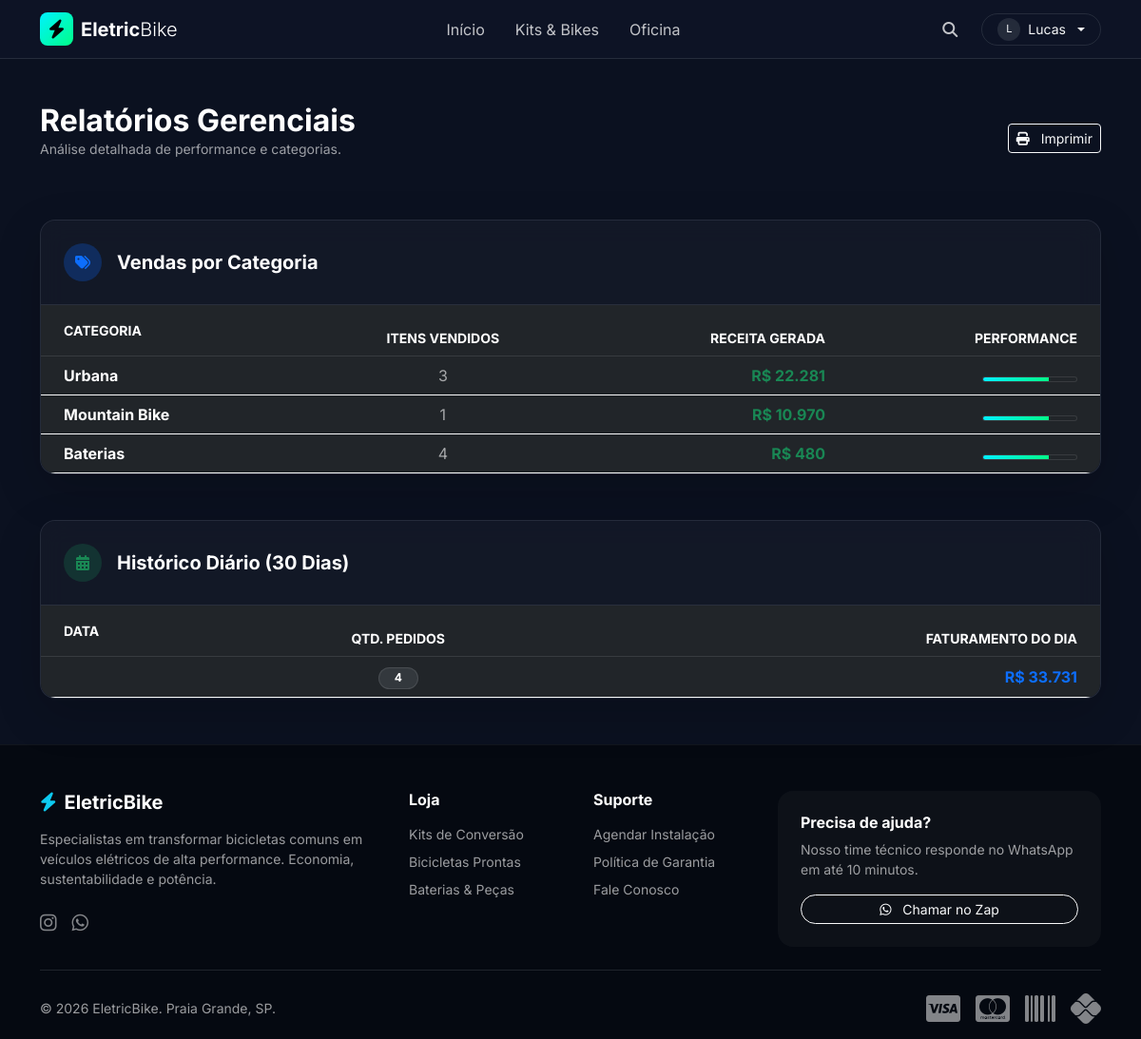
The app's page /reports/ (signed in) with its own data.
### apps/Accounts/models.py (models this page shows, shortened)
class User(AbstractUser, TimeStampedModel):
    username = None
    email = models.EmailField('Email', unique=True)
    is_client = models.BooleanField("É Cliente?", default=False)
    is_staff_member = models.BooleanField("É da Equipe?", default=False)
    USERNAME_FIELD = 'email'
    REQUIRED_FIELDS = []
    objects = CustomUserManager()

### apps/Assets/models.py (models this page shows, shortened)
class Category(TimeStampedModel):
    name = models.CharField(max_length=50)
    slug = models.SlugField(unique=True, blank=True, help_text="Usado na URL (ex: /pecas/eletrica)")
    parent = models.ForeignKey('self', on_delete=models.SET_NULL, null=True, blank=True, related_name='subcategories')
    icon_class = models.CharField(max_length=50, blank=True, help_text="Classe do ícone (ex: fas fa-bolt)")
    is_service = models.BooleanField(default=False, help_text="Categoria exclusiva para mão de obra?")
    class Meta:
        verbose_name = "Categoria"
        verbose_name_plural = "Categorias"

### apps/Staff/views.py (the view)
# urls.py: path("reports/", views.AdminReportsView.as_view(), name="admin_reports"),
class AdminReportsView(StaffRequiredMixin, TemplateView):
    template_name = 'admin/reports.html'
    def get_context_data(self, **kwargs):
        context = super().get_context_data(**kwargs)
        context['sales_by_category'] = (
            OrderItem.objects
            .filter(order__status='APPROVED')
            .values('product__category__name')
            .annotate(
                qty_sold=Sum('quantity'),
                revenue=Sum(F('quantity') * F('unit_price'))
            )
            .order_by('-revenue')
        )
        thirty_days_ago = timezone.now() - datetime.timedelta(days=30)
        context['daily_sales'] = (
            Order.objects.filter(created_at__gte=thirty_days_ago, status='APPROVED')
            .extra(select={'day': 'date(created_at)'})
            .values('day')
            .annotate(total=Sum('total_amount'), count=Count('id'))
            .order_by('-day')
        )
        return context

### apps/Staff/mixins.py (called while the page is built)
    def dispatch(self, request, *args, **kwargs):
        if not request.user.is_authenticated:
            return self.handle_no_permission()
        if not request.user.is_staff:
            return redirect('home')
        return super().dispatch(request, *args, **kwargs)

### apps/Staff/models.py (called while the page is built)
    @classmethod
    def get_solo(cls):
        obj, created = cls.objects.get_or_create(pk=1)
        return obj

### Templates/admin/reports.html (shortened to what this page needs)
{% extends 'base.html' %}
{% load humanize %}
{% block content %}
<div class="container py-5">
    <div class="d-flex justify-content-between align-items-center mb-5">
        <div>
            <h2 class="fw-bold text-white mb-0">Relatórios Gerenciais</h2>
            <p class="text-muted small">Análise detalhada de performance e categorias.</p>
        </div>
        <button onclick="window.print()" class="btn btn-outline-light btn-sm border-opacity-25 hover-text-white">
            <i class="fas fa-print me-2"></i> Imprimir
        </button>
    </div>
    <div class="bg-glass rounded-4 overflow-hidden border border-light border-opacity-10 mb-5 shadow-lg">
        <div class="p-4 border-bottom border-light border-opacity-10 bg-dark bg-opacity-25 d-flex align-items-center">
            <div class="bg-primary bg-opacity-25 rounded-circle d-flex align-items-center justify-content-center me-3 text-primary" style="width: 40px; height: 40px;">
                <i class="fas fa-tags"></i>
            </div>
            <h5 class="mb-0 text-white fw-bold">Vendas por Categoria</h5>
        </div>
        <div class="table-responsive">
            <table class="table table-dark table-hover mb-0 align-middle" style="background: transparent;">
                <thead>
                    <tr class="text-uppercase text-muted small border-bottom border-light border-opacity-10">
                        <th class="ps-4 py-3">Categoria</th>
                        <th class="text-center">Itens Vendidos</th>
                        <th class="text-end">Receita Gerada</th>
                        <th class="text-end pe-4">Performance</th>
                    </tr>
                </thead>
                <tbody>
                    {% for cat in sales_by_category %}
                    <tr class="border-light border-opacity-5">
                        <td class="ps-4 fw-bold text-white">{{ cat.product__category__name }}</td>
                        <td class="text-center text-muted">{{ cat.qty_sold }}</td>
                        <td class="text-end text-success fw-bold">R$ {{ cat.revenue|intcomma }}</td>
                        <td class="text-end pe-4">
                            <div class="progress bg-dark border border-light border-opacity-10" style="height: 6px; width: 100px; display: inline-flex;">
                                <div class="progress-bar bg-gradient-primary" style="width: 70%"></div>
                            </div>
                        </td>
                    </tr>
                    {% empty %}
                    <tr><td colspan="4" class="text-center py-5 text-muted">Nenhuma venda registada ainda.</td></tr>
                    {% endfor %}
                </tbody>
            </table>
        </div>
    </div>
    <div class="bg-glass rounded-4 overflow-hidden border border-light border-opacity-10 shadow-lg">
        <div class="p-4 border-bottom border-light border-opacity-10 bg-dark bg-opacity-25 d-flex align-items-center">
            <div class="bg-success bg-opacity-25 rounded-circle d-flex align-items-center justify-content-center me-3 text-success" style="width: 40px; height: 40px;">
                <i class="fas fa-calendar-alt"></i>
            </div>
            <h5 class="mb-0 text-white fw-bold">Histórico Diário (30 Dias)</h5>
        </div>
        <div class="table-responsive">
            <table class="table table-dark table-hover mb-0 align-middle" style="background: transparent;">
                <thead>
                    <tr class="text-uppercase text-muted small border-bottom border-light border-opacity-10">
                        <th class="ps-4 py-3">Data</th>
                        <th class="text-center">Qtd. Pedidos</th>
                        <th class="text-end pe-4">Faturamento do Dia</th>
                    </tr>
                </thead>
                <tbody>
                    {% for day in daily_sales %}
                    <tr class="border-light border-opacity-5">
                        <td class="ps-4 text-white">{{ day.day|date:"d/m/Y" }}</td>
                        <td class="text-center">
                            <span class="badge bg-secondary bg-opacity-25 text-white border border-light border-opacity-10 rounded-pill px-3">{{ day.count }}</span>
                        </td>
                        <td class="text-end pe-4 fw-bold text-primary">R$ {{ day.total|intcomma }}</td>
                    </tr>
                    {% empty %}
                    <tr><td colspan="3" class="text-center py-5 text-muted opacity-50">Sem dados recentes.</td></tr>
                    {% endfor %}
                </tbody>
            </table>
        </div>
    </div>
</div>
{% endblock %}

### Templates/navbar.html (shortened to what this page needs)
{% load static %}
<nav class="navbar navbar-expand-lg fixed-top bg-glass transition-all" id="mainNav">
    <div class="container">
        <a class="navbar-brand d-flex align-items-center gap-2" href="{% url 'home' %}">
            <div style="width: 35px; height: 35px; background: linear-gradient(135deg, var(--primary), var(--secondary)); border-radius: 8px; display: flex; align-items: center; justify-content: center; color: black;">
                <i class="fas fa-bolt"></i>
            </div>
            <span class="fw-bold text-white tracking-tight">Eletric<span class="fw-light">Bike</span></span>
        </a>
        <div class="collapse navbar-collapse" id="navbarNav">
            <ul class="navbar-nav mx-auto mb-2 mb-lg-0">
                <li class="nav-item"><a class="nav-link text-white opacity-75 hover-opacity-100 mx-2" href="{% url 'home' %}">Início</a></li>
                <li class="nav-item"><a class="nav-link text-white opacity-75 hover-opacity-100 mx-2" href="{% url 'bike_catalog' %}">Kits & Bikes</a></li>
                <li class="nav-item"><a class="nav-link text-white opacity-75 hover-opacity-100 mx-2" href="{% url 'services' %}">Oficina</a></li>
            </ul>
            <div class="d-flex align-items-center gap-3">
                <a href="{% url 'bike_catalog' %}" class="btn text-white p-2 opacity-75 hover-opacity-100" title="Buscar">
                    <i class="fas fa-search"></i>
                </a>
                {% if user.is_authenticated %}
                    <div class="dropdown">
                        <button class="btn btn-outline-light rounded-pill px-3 py-1 dropdown-toggle d-flex align-items-center gap-2 border-secondary border-opacity-25" type="button" data-bs-toggle="dropdown">
                            <div class="bg-secondary bg-opacity-25 rounded-circle d-flex align-items-center justify-content-center" style="width: 24px; height: 24px; font-size: 0.7rem;">
                                {{ user.first_name|default:user.email|slice:":1"|upper }}
                            </div>
                            <span class="small">{{ user.first_name|default:"Minha Conta" }}</span>
                        </button>
                    </div>
                {% else %}
                    <a href="{% url 'login' %}" class="text-white text-decoration-none small fw-bold me-2">Login</a>
                    <a href="{% url 'register' %}" class="btn btn-sm btn-neon px-3">Criar Conta</a>
                {% endif %}
            </div>
        </div>
    </div>
</nav>

### Templates/base.html (style rules this page uses)
:root { --primary: #00f2ff; --secondary: #00ff88; --dark-bg: #0b1120; --card-bg: #1e293b; --text-main: #f8fafc; --text-muted: #94a3b8; --glass-border: 1px solid rgba(255, 255, 255, 0.1); --glass-shadow: 0 8px 32px 0 rgba(0, 0, 0, 0.37); --glass-bg: rgba(15, 23, 42, 0.6); --navbar-height: 60px; }
body { font-family: 'Inter', sans-serif; background-color: var(--dark-bg); color: var(--text-main); overflow-x: hidden; -webkit-font-smoothing: antialiased; padding-top: var(--navbar-height); }
body { color: #f1f5f9 !important; }
.text-muted { color: rgba(255, 255, 255, 0.6) !important; }
h1, h2, h3, h4, h5, h6, .h1, .h2, .h3, .h4, .h5, .h6 { color: #ffffff !important; }
a { color: var(--primary); text-decoration: none; transition: 0.3s; }
.bg-glass { background: var(--glass-bg); backdrop-filter: blur(12px); -webkit-backdrop-filter: blur(12px); border-bottom: var(--glass-border); }

### Templates/admin/reports.html (style rules this page uses)
.bg-gradient-primary { background: linear-gradient(90deg, var(--primary), var(--secondary)); }

### records on screen
User: first_name "L", first_name "Lucas"
Category: product__category__name "Urbana", qty_sold "3", revenue "22.281"
Category: product__category__name "Mountain Bike", qty_sold "1", revenue "10.970"
Category: product__category__name "Baterias", qty_sold "4", revenue "480"

### other values on screen
{{ day.count }} "4"
{{ day.total|intcomma }} "33.731"
